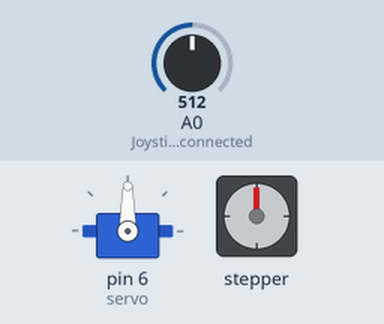
Simulated run of this sketch. Board: Arduino Uno, built with avr-gcc and run on an emulated ATmega328P. Parts: servo, stepper motor. The inputs (shaded band) are chosen by the test bench; at power-on: A0 (Joystick_X-axis_connected) = 512. Stepper angles assume 200 steps per turn.

Above: at 1.2 s.
1.3 s: A0 (Joystick_X-axis_connected) set to 433
2.8 s: A0 (Joystick_X-axis_connected) set to 405
At 4.0 s:
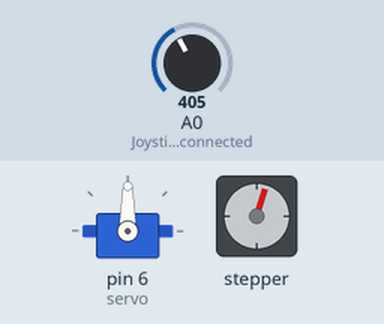
At 12.1 s:
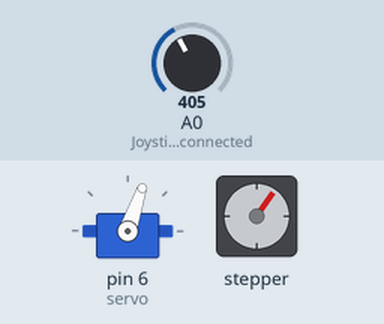
Timing chart, 0 to 19.3 s (numbered marks = the images above; inputs shaded):
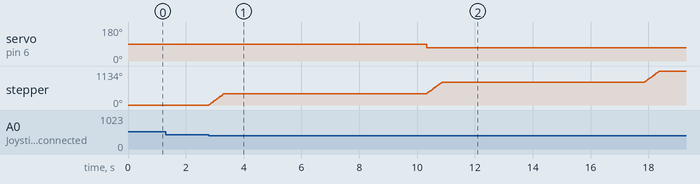

Measured:
- the behaviour switches between 424 and 423 on A0 (Joystick_X-axis_connected) (found by bisection; images 0 and 1)
- after the input at 1.3 s, every drawn part: stays the same
- after the input at 2.8 s, servo on pin 6 (servo): 90° → 71° after 7.5 s; stepper: turns 378° clockwise in 0.53 s, then 378° clockwise in 0.53 s, then 378° clockwise in 0.53 s

The sketch:

JoystickStepperAndServo.ino
```cpp
#include <Servo.h>
#include <Stepper.h>

Servo servo;
const int stepsPerRevolution = 200; // Total steps for a full revolution of your stepper
Stepper stepper(stepsPerRevolution, 8, 9, 10, 11);

int x_axis;
int servo_val;
bool movementInitiated = false;
int stepsMoved = 0; // Track the number of steps moved towards the target
const int totalStepsNeeded = stepsPerRevolution; // Adjust if you need a different rotation angle

void setup() {
  pinMode(A0, INPUT); // Joystick X-axis connected to A0
  servo.attach(6); // Servo signal pin
  stepper.setSpeed(120); // Stepper speed in RPM
}

void loop() {
  x_axis = analogRead(A0); // Read the joystick position
  servo_val = map(x_axis, 0, 1023, 0, 180); // Map joystick to servo angle

  // Check if the joystick is pushed and movement hasn't been initiated yet
  if ((x_axis > 600 || x_axis < 424) && !movementInitiated) {
    movementInitiated = true; // Prevents re-triggering until the movement completes
  }

  // If movement was initiated and we haven't moved the required steps
  if (movementInitiated && stepsMoved < totalStepsNeeded) {
    int stepsToMove = 30; // Move in small increments to keep the loop responsive
    stepper.step(stepsToMove);
    stepsMoved += stepsToMove;

    // Once the target is reached, reset for the next cycle
    if (stepsMoved >= totalStepsNeeded) {
      movementInitiated = false;
      stepsMoved = 0; // Reset the step counter for the next movement
      delay(7000); // Optional delay before servo moves, adjust as needed
      servo.write(servo_val); // Move the servo after stepper completes its rotation
    }
  }
}
```
